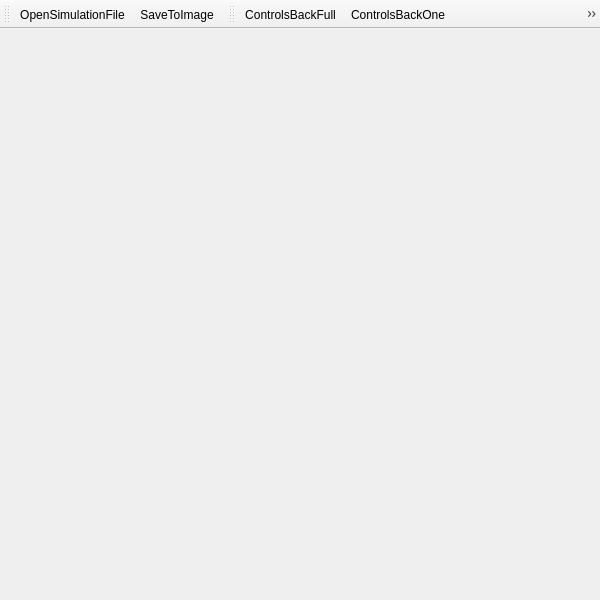
<?xml version="1.0" encoding="UTF-8"?>
<ui version="4.0">
 <class>MainWindow</class>
 <widget class="QMainWindow" name="MainWindow">
  <property name="geometry">
   <rect>
    <x>0</x>
    <y>0</y>
    <width>600</width>
    <height>600</height>
   </rect>
  </property>
  <property name="sizePolicy">
   <sizepolicy hsizetype="Fixed" vsizetype="Fixed">
    <horstretch>0</horstretch>
    <verstretch>0</verstretch>
   </sizepolicy>
  </property>
  <property name="minimumSize">
   <size>
    <width>600</width>
    <height>600</height>
   </size>
  </property>
  <property name="windowTitle">
   <string>MainWindow</string>
  </property>
  <widget class="QWidget" name="centralWidget"/>
  <widget class="QMenuBar" name="menuBar">
   <property name="geometry">
    <rect>
     <x>0</x>
     <y>0</y>
     <width>600</width>
     <height>22</height>
    </rect>
   </property>
  </widget>
  <widget class="QToolBar" name="file_toolbar">
   <property name="acceptDrops">
    <bool>true</bool>
   </property>
   <property name="windowTitle">
    <string>toolBar</string>
   </property>
   <attribute name="toolBarArea">
    <enum>TopToolBarArea</enum>
   </attribute>
   <attribute name="toolBarBreak">
    <bool>false</bool>
   </attribute>
   <addaction name="actionOpenSimulationFile"/>
   <addaction name="actionSaveToImage"/>
  </widget>
  <widget class="QToolBar" name="playback_toolbar">
   <property name="windowTitle">
    <string>toolBar_2</string>
   </property>
   <attribute name="toolBarArea">
    <enum>TopToolBarArea</enum>
   </attribute>
   <attribute name="toolBarBreak">
    <bool>false</bool>
   </attribute>
   <addaction name="actionControlsBackFull"/>
   <addaction name="actionControlsBackOne"/>
   <addaction name="actionControlsAutoPlayPause"/>
   <addaction name="actionControlsForwardOne"/>
   <addaction name="actionControlsForwardFull"/>
  </widget>
  <action name="actionOpenSimulationFile">
   <property name="icon">
    <iconset resource="open_simulation_result.qrc">
     <normaloff>:/img/open_simulation_file.png</normaloff>:/img/open_simulation_file.png</iconset>
   </property>
   <property name="text">
    <string>OpenSimulationFile</string>
   </property>
   <property name="toolTip">
    <string>Open Simulation File</string>
   </property>
  </action>
  <action name="actionControlsAutoPlayPause">
   <property name="icon">
    <iconset resource="open_simulation_result.qrc">
     <normaloff>:/img/controls_auto_play.png</normaloff>:/img/controls_auto_play.png</iconset>
   </property>
   <property name="text">
    <string>ControlsAutoPlayPause</string>
   </property>
   <property name="toolTip">
    <string>Play / Pause</string>
   </property>
  </action>
  <action name="actionControlsBackFull">
   <property name="icon">
    <iconset resource="open_simulation_result.qrc">
     <normaloff>:/img/controls_back_full.png</normaloff>:/img/controls_back_full.png</iconset>
   </property>
   <property name="text">
    <string>ControlsBackFull</string>
   </property>
   <property name="toolTip">
    <string>Go to begin</string>
   </property>
  </action>
  <action name="actionControlsForwardFull">
   <property name="icon">
    <iconset resource="open_simulation_result.qrc">
     <normaloff>:/img/controls_forward_full.png</normaloff>:/img/controls_forward_full.png</iconset>
   </property>
   <property name="text">
    <string>ControlsForwardFull</string>
   </property>
   <property name="toolTip">
    <string>Go to end</string>
   </property>
  </action>
  <action name="actionControlsBackOne">
   <property name="icon">
    <iconset resource="open_simulation_result.qrc">
     <normaloff>:/img/controls_back_one.png</normaloff>:/img/controls_back_one.png</iconset>
   </property>
   <property name="text">
    <string>ControlsBackOne</string>
   </property>
   <property name="toolTip">
    <string>Previous</string>
   </property>
  </action>
  <action name="actionControlsForwardOne">
   <property name="icon">
    <iconset theme="Next" resource="open_simulation_result.qrc">
     <normaloff>:/img/controls_forward_one.png</normaloff>:/img/controls_forward_one.png</iconset>
   </property>
   <property name="text">
    <string>ControlsForwardOne</string>
   </property>
   <property name="toolTip">
    <string>Next</string>
   </property>
  </action>
  <action name="actionSaveToImage">
   <property name="checkable">
    <bool>false</bool>
   </property>
   <property name="enabled">
    <bool>true</bool>
   </property>
   <property name="icon">
    <iconset resource="open_simulation_result.qrc">
     <normaloff>:/img/save_to_image.png</normaloff>:/img/save_to_image.png</iconset>
   </property>
   <property name="text">
    <string>SaveToImage</string>
   </property>
   <property name="toolTip">
    <string>Save To Image</string>
   </property>
   <property name="shortcutVisibleInContextMenu">
    <bool>false</bool>
   </property>
  </action>
 </widget>
 <layoutdefault spacing="6" margin="11"/>
 <resources>
  <include location="open_simulation_result.qrc"/>
 </resources>
 <connections/>
</ui>
